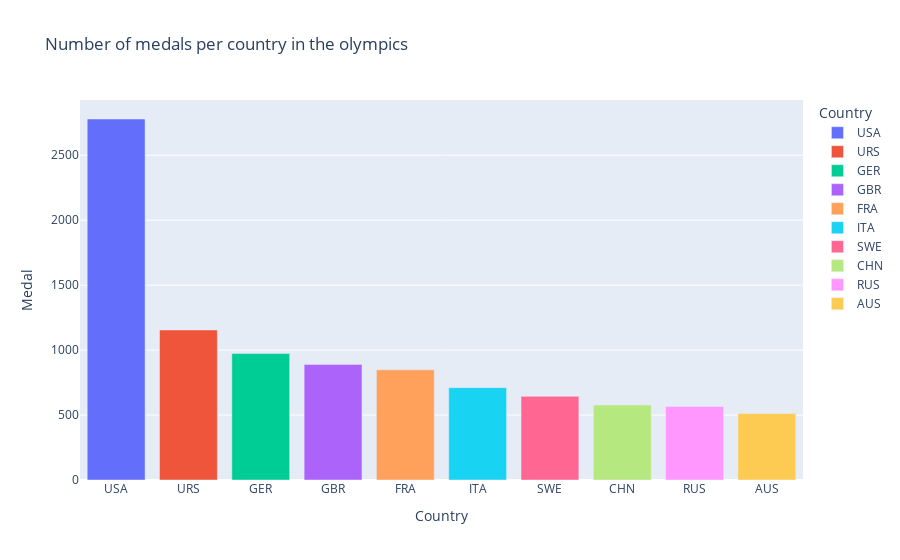

The cell this chart's notebook holds for it:
### Markdown cell above
## .h

### Code cell
new_df = athletes.drop_duplicates(subset=["Event", "Games", "Medal"])
new_df = new_df.groupby("NOC").count().reset_index()
new_df = new_df.sort_values("Medal", ascending=False)
new_df = new_df.loc[:10, ["NOC", "Medal"]]
new_df = new_df.iloc[:10]
fig = px.bar(new_df, "NOC", "Medal",
             title="Number of medals per country in the olympics",
             labels={"Medals":"Number of medals", "NOC": "Country"},
             color="NOC")
fig.show()

### Figure 1 — Plotly figure (JSON) as saved in the notebook; plotly's stock layout.template omitted (floating-point values rounded to 4 significant figures)
{"data": [{"alignmentgroup": "True", "hovertemplate": "Country=%{x}<br>Medal=%{y}<extra></extra>", "legendgroup": "USA", "marker": {"color": "#636efa", "pattern": {"shape": ""}}, "name": "USA", "offsetgroup": "USA", "orientation": "v", "showlegend": true, "textposition": "auto", "type": "bar", "x": ["USA"], "xaxis": "x", "y": [2779], "yaxis": "y"}, {"alignmentgroup": "True", "hovertemplate": "Country=%{x}<br>Medal=%{y}<extra></extra>", "legendgroup": "URS", "marker": {"color": "#EF553B", "pattern": {"shape": ""}}, "name": "URS", "offsetgroup": "URS", "orientation": "v", "showlegend": true, "textposition": "auto", "type": "bar", "x": ["URS"], "xaxis": "x", "y": [1155], "yaxis": "y"}, {"alignmentgroup": "True", "hovertemplate": "Country=%{x}<br>Medal=%{y}<extra></extra>", "legendgroup": "GER", "marker": {"color": "#00cc96", "pattern": {"shape": ""}}, "name": "GER", "offsetgroup": "GER", "orientation": "v", "showlegend": true, "textposition": "auto", "type": "bar", "x": ["GER"], "xaxis": "x", "y": [973], "yaxis": "y"}, {"alignmentgroup": "True", "hovertemplate": "Country=%{x}<br>Medal=%{y}<extra></extra>", "legendgroup": "GBR", "marker": {"color": "#ab63fa", "pattern": {"shape": ""}}, "name": "GBR", "offsetgroup": "GBR", "orientation": "v", "showlegend": true, "textposition": "auto", "type": "bar", "x": ["GBR"], "xaxis": "x", "y": [890], "yaxis": "y"}, {"alignmentgroup": "True", "hovertemplate": "Country=%{x}<br>Medal=%{y}<extra></extra>", "legendgroup": "FRA", "marker": {"color": "#FFA15A", "pattern": {"shape": ""}}, "name": "FRA", "offsetgroup": "FRA", "orientation": "v", "showlegend": true, "textposition": "auto", "type": "bar", "x": ["FRA"], "xaxis": "x", "y": [848], "yaxis": "y"}, {"alignmentgroup": "True", "hovertemplate": "Country=%{x}<br>Medal=%{y}<extra></extra>", "legendgroup": "ITA", "marker": {"color": "#19d3f3", "pattern": {"shape": ""}}, "name": "ITA", "offsetgroup": "ITA", "orientation": "v", "showlegend": true, "textposition": "auto", "type": "bar", "x": ["ITA"], "xaxis": "x", "y": [711], "yaxis": "y"}, {"alignmentgroup": "True", "hovertemplate": "Country=%{x}<br>Medal=%{y}<extra></extra>", "legendgroup": "SWE", "marker": {"color": "#FF6692", "pattern": {"shape": ""}}, "name": "SWE", "offsetgroup": "SWE", "orientation": "v", "showlegend": true, "textposition": "auto", "type": "bar", "x": ["SWE"], "xaxis": "x", "y": [644], "yaxis": "y"}, {"alignmentgroup": "True", "hovertemplate": "Country=%{x}<br>Medal=%{y}<extra></extra>", "legendgroup": "CHN", "marker": {"color": "#B6E880", "pattern": {"shape": ""}}, "name": "CHN", "offsetgroup": "CHN", "orientation": "v", "showlegend": true, "textposition": "auto", "type": "bar", "x": ["CHN"], "xaxis": "x", "y": [577], "yaxis": "y"}, {"alignmentgroup": "True", "hovertemplate": "Country=%{x}<br>Medal=%{y}<extra></extra>", "legendgroup": "RUS", "marker": {"color": "#FF97FF", "pattern": {"shape": ""}}, "name": "RUS", "offsetgroup": "RUS", "orientation": "v", "showlegend": true, "textposition": "auto", "type": "bar", "x": ["RUS"], "xaxis": "x", "y": [566], "yaxis": "y"}, {"alignmentgroup": "True", "hovertemplate": "Country=%{x}<br>Medal=%{y}<extra></extra>", "legendgroup": "AUS", "marker": {"color": "#FECB52", "pattern": {"shape": ""}}, "name": "AUS", "offsetgroup": "AUS", "orientation": "v", "showlegend": true, "textposition": "auto", "type": "bar", "x": ["AUS"], "xaxis": "x", "y": [511], "yaxis": "y"}], "layout": {"barmode": "relative", "legend": {"title": {"text": "Country"}, "tracegroupgap": 0}, "title": {"text": "Number of medals per country in the olympics"}, "xaxis": {"anchor": "y", "categoryarray": ["USA", "URS", "GER", "GBR", "FRA", "ITA", "SWE", "CHN", "RUS", "AUS"], "categoryorder": "array", "domain": [0, 1], "title": {"text": "Country"}}, "yaxis": {"anchor": "x", "domain": [0, 1], "title": {"text": "Medal"}}}}
